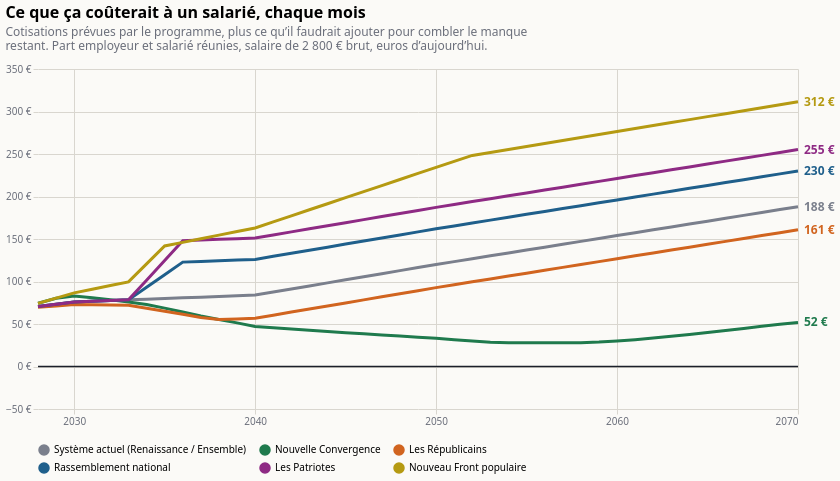

The specification (Vega-Lite) saved for this image:
### Vega-Lite specification from a JSON file in a GitHub repository (floating-point values rounded to 4 significant figures; data arrays with more than 128 entries replaced by an {"elided": "..."} marker saying what was removed)
{"$schema": "https://vega.github.io/schema/vega-lite/v6.json", "title": {"text": "Ce que ça coûterait à un salarié, chaque mois", "subtitle": ["Cotisations prévues par le programme, plus ce qu’il faudrait ajouter pour combler le manque", "restant. Part employeur et salarié réunies, salaire de 2 800 € brut, euros d’aujourd’hui."], "anchor": "start", "fontSize": 16, "subtitleColor": "#6b6f7b", "subtitlePadding": 6, "offset": 12}, "background": "#fbfaf7", "config": {"font": "system-ui, sans-serif", "axis": {"gridColor": "#d9d6cf", "labelColor": "#6b6f7b", "domain": false, "tickColor": "#d9d6cf"}, "legend": {"orient": "bottom", "columns": 3, "labelLimit": 2000, "symbolOpacity": 1}, "view": {"stroke": null}}, "width": 760, "height": 340, "data": {"values": {"elided": "258 records"}}, "encoding": {"x": {"field": "annee", "type": "quantitative", "scale": {"domain": [2028, 2070]}, "axis": {"format": "d", "title": null, "values": [2030, 2040, 2050, 2060, 2070]}}, "y": {"field": "valeur", "type": "quantitative", "scale": {"zero": true, "padding": 12}, "axis": {"title": null, "labelExpr": "replace(format(datum.value, ',.0f'), ',', ' ') + ' €'", "tickCount": 7}}, "color": {"field": "programme", "type": "nominal", "title": null, "sort": ["Système actuel (Renaissance / Ensemble)", "Nouvelle Convergence", "Les Républicains", "Rassemblement national", "Les Patriotes", "Nouveau Front populaire"], "scale": {"domain": ["Système actuel (Renaissance / Ensemble)", "Nouvelle Convergence", "Les Républicains", "Rassemblement national", "Les Patriotes", "Nouveau Front populaire"], "range": ["#7a7f8c", "#1f7a4d", "#d1641f", "#1f5f8b", "#8e2a84", "#b59a12"]}, "legend": {"orient": "bottom", "columns": 3, "labelLimit": 2000}}}, "layer": [{"mark": {"type": "line", "strokeWidth": 3}}, {"data": {"values": [{"y": 0}]}, "mark": {"type": "rule", "strokeWidth": 1.5}, "encoding": {"x": {"value": 0}, "x2": {"value": 760}, "y": {"field": "y", "type": "quantitative"}, "color": {"value": "#1b1f2a"}}}, {"data": {"values": [{"annee": 2070, "programme": "Système actuel (Renaissance / Ensemble)", "valeur": 188.0, "etiquette": "188 €"}, {"annee": 2070, "programme": "Nouvelle Convergence", "valeur": 51.88, "etiquette": "52 €"}, {"annee": 2070, "programme": "Les Républicains", "valeur": 160.8, "etiquette": "161 €"}, {"annee": 2070, "programme": "Rassemblement national", "valeur": 230.0, "etiquette": "230 €"}, {"annee": 2070, "programme": "Les Patriotes", "valeur": 255.2, "etiquette": "255 €"}, {"annee": 2070, "programme": "Nouveau Front populaire", "valeur": 311.5, "etiquette": "312 €"}]}, "mark": {"type": "text", "align": "left", "dx": 6, "fontSize": 12, "fontWeight": "bold"}, "encoding": {"text": {"field": "etiquette"}}}]}
